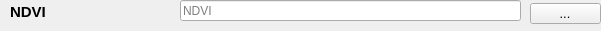
    <widget class="QFrame" name="frame_ndvi">
     <property name="enabled">
      <bool>true</bool>
     </property>
     <property name="geometry">
      <rect>
       <x>0</x>
       <y>40</y>
       <width>601</width>
       <height>31</height>
      </rect>
     </property>
     <property name="frameShape">
      <enum>QFrame::NoFrame</enum>
     </property>
     <property name="frameShadow">
      <enum>QFrame::Raised</enum>
     </property>
     <widget class="QPushButton" name="pushButton_cheminNDVI_temperature">
      <property name="enabled">
       <bool>true</bool>
      </property>
      <property name="geometry">
       <rect>
        <x>530</x>
        <y>3</y>
        <width>71</width>
        <height>21</height>
       </rect>
      </property>
      <property name="font">
       <font>
        <pointsize>10</pointsize>
        <italic>true</italic>
       </font>
      </property>
      <property name="toolTip">
       <string>&lt;html&gt;&lt;head/&gt;&lt;body&gt;&lt;p&gt;ce buton permet d'aller chercher des dossiers existant dans le pc&lt;/p&gt;&lt;/body&gt;&lt;/html&gt;</string>
      </property>
      <property name="text">
       <string>...</string>
      </property>
     </widget>
     <widget class="QLabel" name="label_cheminNDVI_10">
      <property name="enabled">
       <bool>true</bool>
      </property>
      <property name="geometry">
       <rect>
        <x>10</x>
        <y>0</y>
        <width>61</width>
        <height>24</height>
       </rect>
      </property>
      <property name="font">
       <font>
        <pointsize>11</pointsize>
        <weight>75</weight>
        <bold>true</bold>
       </font>
      </property>
      <property name="toolTip">
       <string>&lt;html&gt;&lt;head/&gt;&lt;body&gt;&lt;p&gt;Données de NDVI&lt;/p&gt;&lt;/body&gt;&lt;/html&gt;</string>
      </property>
      <property name="text">
       <string>NDVI </string>
      </property>
      <property name="buddy">
       <cstring>cheminNDVI</cstring>
      </property>
     </widget>
     <widget class="QLineEdit" name="cheminNDVI_temperature">
      <property name="enabled">
       <bool>true</bool>
      </property>
      <property name="geometry">
       <rect>
        <x>180</x>
        <y>0</y>
        <width>341</width>
        <height>21</height>
       </rect>
      </property>
      <property name="maximumSize">
       <size>
        <width>16777215</width>
        <height>1655</height>
       </size>
      </property>
      <property name="text">
       <string/>
      </property>
      <property name="dragEnabled">
       <bool>false</bool>
      </property>
      <property name="readOnly">
       <bool>false</bool>
      </property>
      <property name="placeholderText">
       <string>NDVI</string>
      </property>
     </widget>
    </widget>
